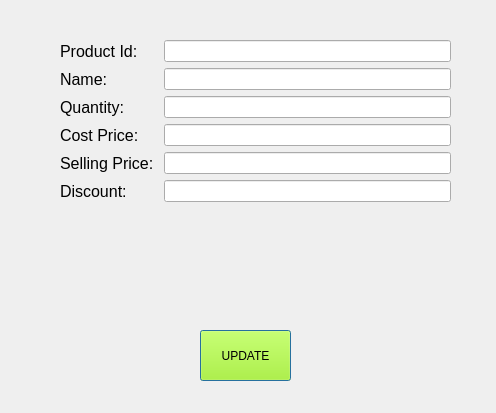
<?xml version="1.0" encoding="UTF-8"?>
<ui version="4.0">
 <class>UpdateItem</class>
 <widget class="QDialog" name="UpdateItem">
  <property name="windowModality">
   <enum>Qt::WindowModal</enum>
  </property>
  <property name="geometry">
   <rect>
    <x>0</x>
    <y>0</y>
    <width>496</width>
    <height>413</height>
   </rect>
  </property>
  <property name="windowTitle">
   <string>Update Any Item</string>
  </property>
  <widget class="QWidget" name="formLayoutWidget">
   <property name="geometry">
    <rect>
     <x>60</x>
     <y>40</y>
     <width>391</width>
     <height>201</height>
    </rect>
   </property>
   <layout class="QFormLayout" name="formLayout">
    <item row="0" column="0">
     <widget class="QLabel" name="label">
      <property name="font">
       <font>
        <family>MS Shell Dlg 2</family>
        <pointsize>12</pointsize>
        <weight>50</weight>
        <italic>false</italic>
        <bold>false</bold>
       </font>
      </property>
      <property name="styleSheet">
       <string notr="true">font: 12pt &quot;MS Shell Dlg 2&quot;;</string>
      </property>
      <property name="text">
       <string>Product Id: </string>
      </property>
     </widget>
    </item>
    <item row="0" column="1">
     <widget class="QLineEdit" name="prod_id">
      <property name="font">
       <font>
        <pointsize>9</pointsize>
       </font>
      </property>
     </widget>
    </item>
    <item row="1" column="0">
     <widget class="QLabel" name="label_2">
      <property name="font">
       <font>
        <family>MS Shell Dlg 2</family>
        <pointsize>12</pointsize>
        <weight>50</weight>
        <italic>false</italic>
        <bold>false</bold>
       </font>
      </property>
      <property name="styleSheet">
       <string notr="true">font: 12pt &quot;MS Shell Dlg 2&quot;;</string>
      </property>
      <property name="text">
       <string>Name: </string>
      </property>
     </widget>
    </item>
    <item row="1" column="1">
     <widget class="QLineEdit" name="name">
      <property name="font">
       <font>
        <pointsize>9</pointsize>
       </font>
      </property>
     </widget>
    </item>
    <item row="2" column="0">
     <widget class="QLabel" name="label_4">
      <property name="font">
       <font>
        <family>MS Shell Dlg 2</family>
        <pointsize>12</pointsize>
        <weight>50</weight>
        <italic>false</italic>
        <bold>false</bold>
       </font>
      </property>
      <property name="styleSheet">
       <string notr="true">font: 12pt &quot;MS Shell Dlg 2&quot;;</string>
      </property>
      <property name="text">
       <string>Quantity: </string>
      </property>
     </widget>
    </item>
    <item row="2" column="1">
     <widget class="QLineEdit" name="quantity">
      <property name="font">
       <font>
        <pointsize>9</pointsize>
       </font>
      </property>
     </widget>
    </item>
    <item row="3" column="0">
     <widget class="QLabel" name="label_5">
      <property name="font">
       <font>
        <family>MS Shell Dlg 2</family>
        <pointsize>12</pointsize>
        <weight>50</weight>
        <italic>false</italic>
        <bold>false</bold>
       </font>
      </property>
      <property name="styleSheet">
       <string notr="true">font: 12pt &quot;MS Shell Dlg 2&quot;;</string>
      </property>
      <property name="text">
       <string>Cost Price: </string>
      </property>
     </widget>
    </item>
    <item row="3" column="1">
     <widget class="QLineEdit" name="cost_price">
      <property name="font">
       <font>
        <pointsize>9</pointsize>
       </font>
      </property>
     </widget>
    </item>
    <item row="4" column="0">
     <widget class="QLabel" name="label_6">
      <property name="font">
       <font>
        <family>MS Shell Dlg 2</family>
        <pointsize>12</pointsize>
        <weight>50</weight>
        <italic>false</italic>
        <bold>false</bold>
       </font>
      </property>
      <property name="styleSheet">
       <string notr="true">font: 12pt &quot;MS Shell Dlg 2&quot;;</string>
      </property>
      <property name="text">
       <string>Selling Price: </string>
      </property>
     </widget>
    </item>
    <item row="4" column="1">
     <widget class="QLineEdit" name="selling_price">
      <property name="font">
       <font>
        <pointsize>9</pointsize>
       </font>
      </property>
     </widget>
    </item>
    <item row="5" column="0">
     <widget class="QLabel" name="label_7">
      <property name="font">
       <font>
        <family>MS Shell Dlg 2</family>
        <pointsize>12</pointsize>
        <weight>50</weight>
        <italic>false</italic>
        <bold>false</bold>
       </font>
      </property>
      <property name="styleSheet">
       <string notr="true">font: 12pt &quot;MS Shell Dlg 2&quot;;</string>
      </property>
      <property name="text">
       <string>Discount: </string>
      </property>
     </widget>
    </item>
    <item row="5" column="1">
     <widget class="QLineEdit" name="discount">
      <property name="font">
       <font>
        <pointsize>9</pointsize>
       </font>
      </property>
     </widget>
    </item>
   </layout>
  </widget>
  <widget class="QPushButton" name="btnEDIT">
   <property name="geometry">
    <rect>
     <x>200</x>
     <y>330</y>
     <width>91</width>
     <height>51</height>
    </rect>
   </property>
   <property name="font">
    <font>
     <pointsize>9</pointsize>
    </font>
   </property>
   <property name="autoFillBackground">
    <bool>false</bool>
   </property>
   <property name="styleSheet">
    <string notr="true">background-color: rgb(170, 255, 0);</string>
   </property>
   <property name="text">
    <string>UPDATE</string>
   </property>
   <property name="default">
    <bool>false</bool>
   </property>
   <property name="flat">
    <bool>false</bool>
   </property>
  </widget>
  <widget class="QLabel" name="lblInfo">
   <property name="geometry">
    <rect>
     <x>180</x>
     <y>280</y>
     <width>141</width>
     <height>16</height>
    </rect>
   </property>
   <property name="styleSheet">
    <string notr="true">color: rgb(255, 0, 0);</string>
   </property>
   <property name="text">
    <string/>
   </property>
  </widget>
 </widget>
 <resources/>
 <connections/>
</ui>
